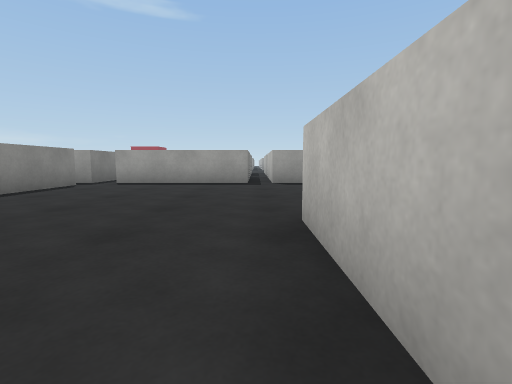
view 1 (above)

24 first-person views from a walk through a 3-D level made in the Unity game engine. The camera is 0.62 m above the floor, tilts 6° down and sees 85° across. The floor is counted in squares, 1 m on a side. Each view is taken from the middle of a square. On the plan, view 1 faces up. The plan holds only what a view shows up to about 9 squares ahead; the rest is blank. The place goes on beyond the plan. Surface patterns are stand-ins for the level's own textures.

view 2
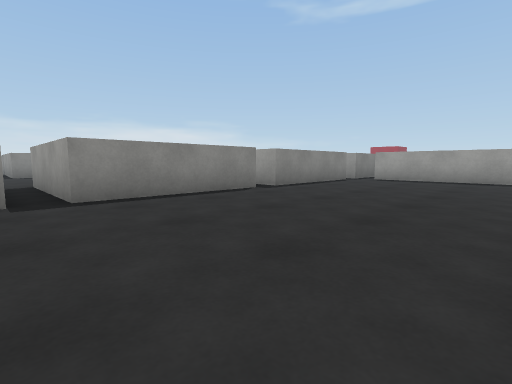

view 3
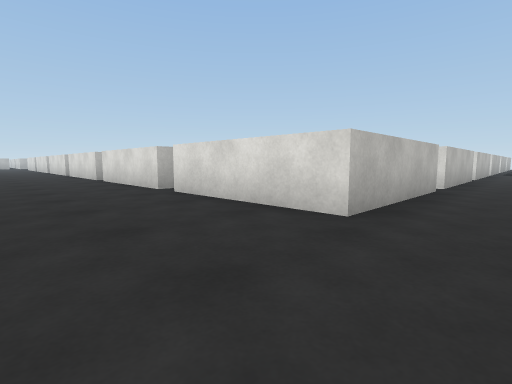

view 4
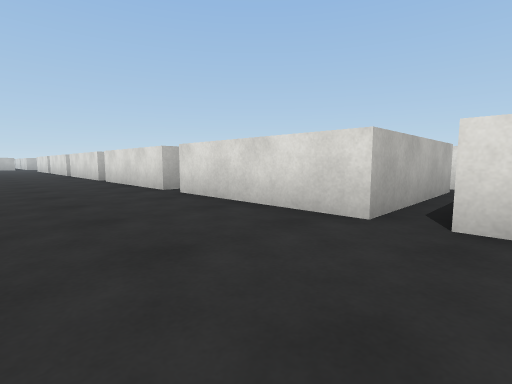

view 5
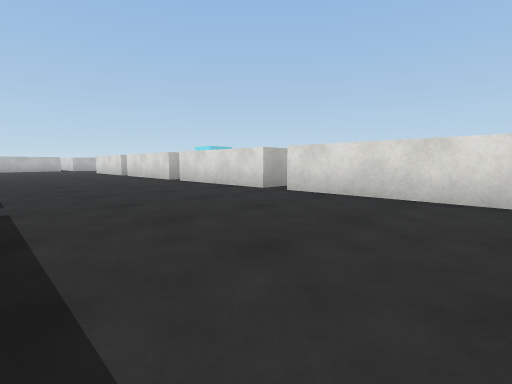

view 6
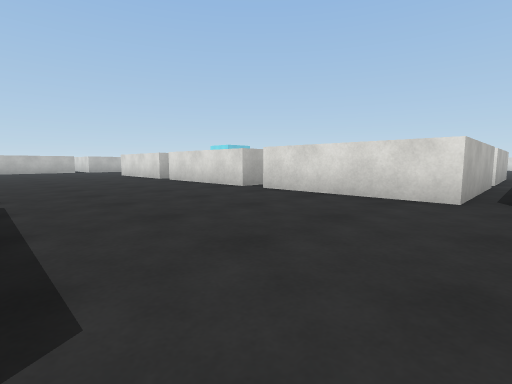

view 7
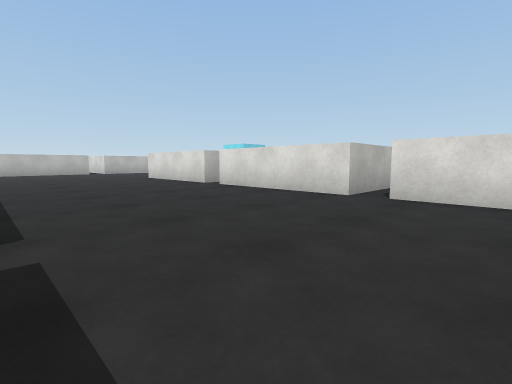

view 8
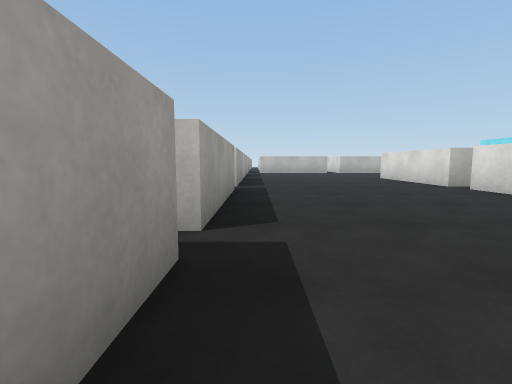

view 9
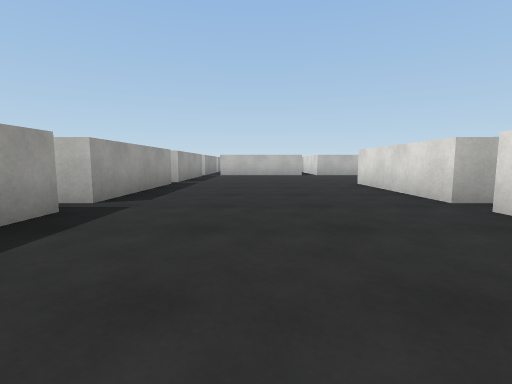

view 10
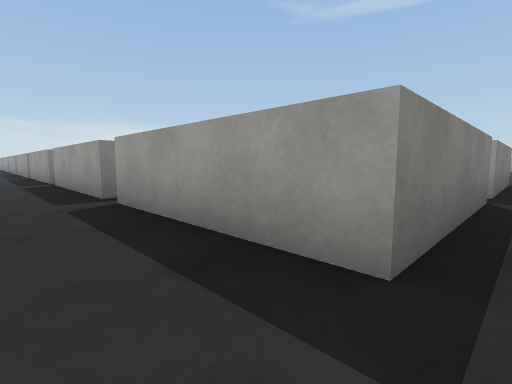

view 11
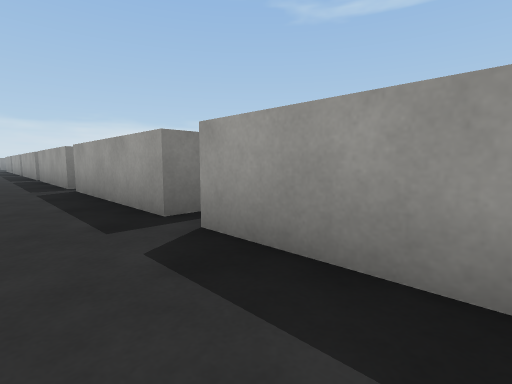

view 12
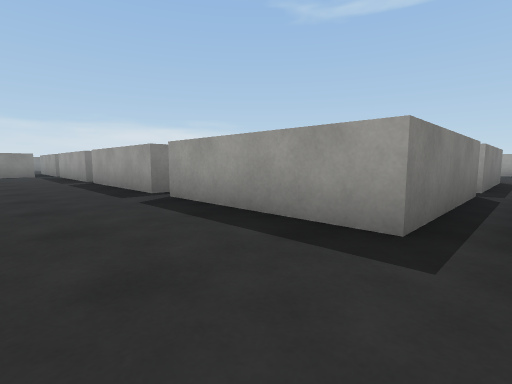

view 13
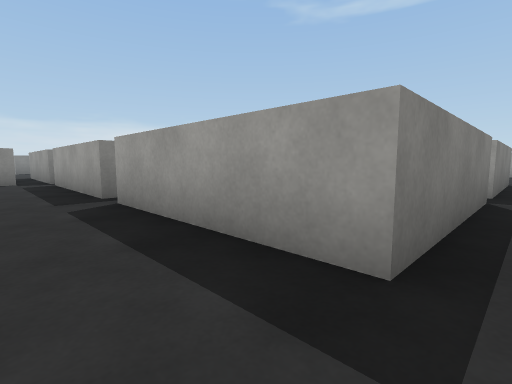

view 14
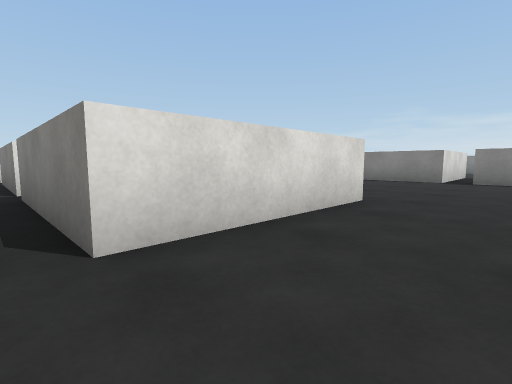

view 15
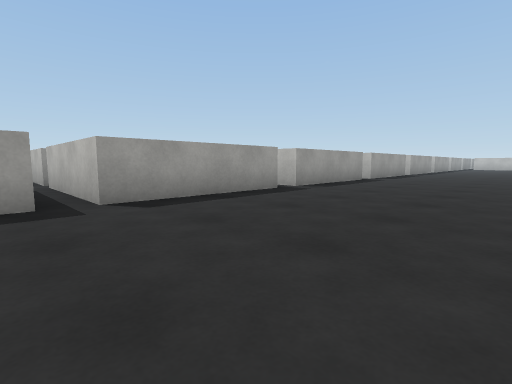

view 16
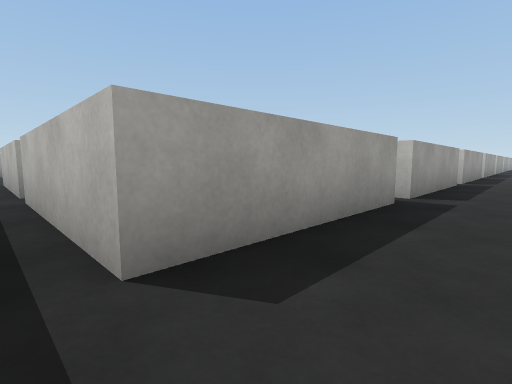

view 17
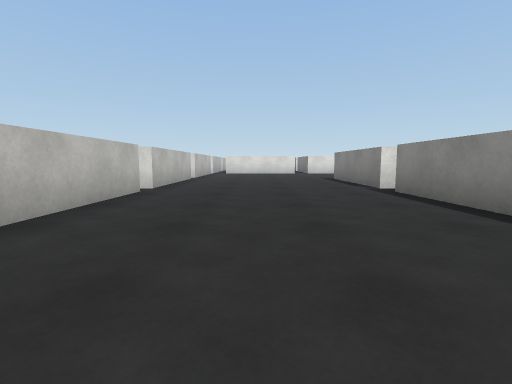

view 18
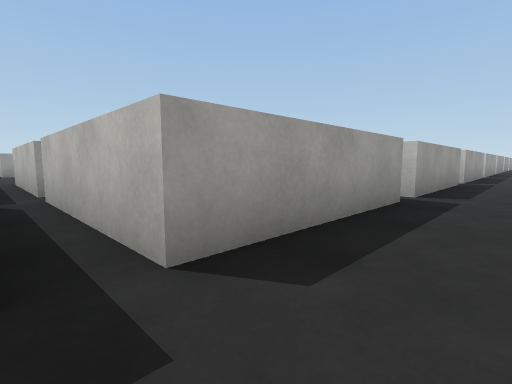

view 19
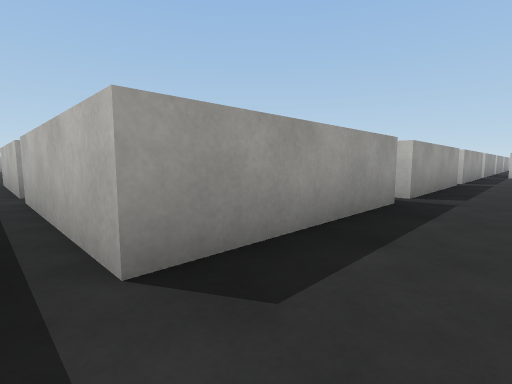

view 20
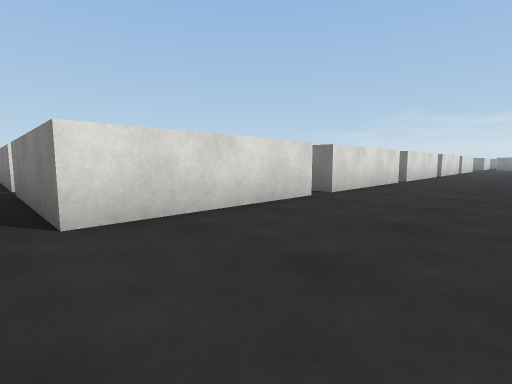

view 21
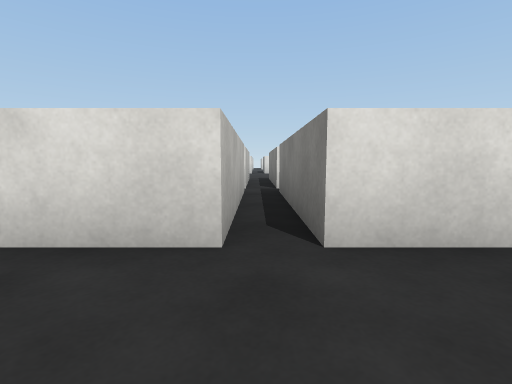

view 22
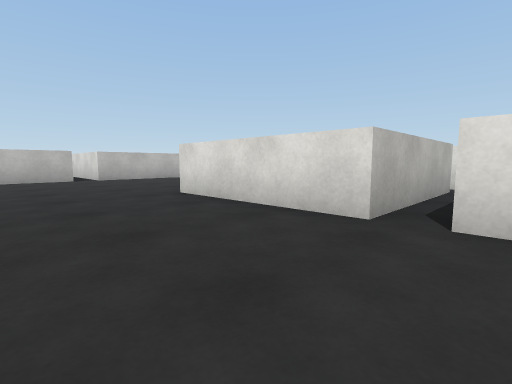

view 23
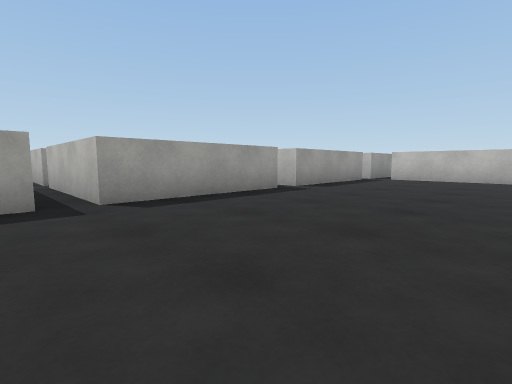

view 24
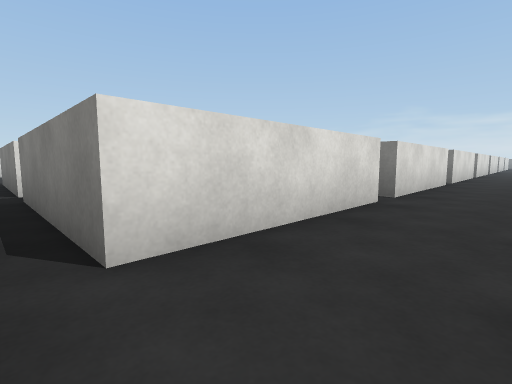

### Floor plan
Points are (right, up) in squares from view 1. A wall is a line through its corners. A room is listed if a view was taken in it or the views show most of it. See-through windows are left out.
Room 1 (views 1, 2, 3, 4, 5, 6, 7, 8, 9, 10, 11, 12, 13, 14, 15, 16, 17, 18, 19, 20, 21, 22, 23)
walls: (10, 3) (14, 3); (9.3, 8.5) (5.2, 8.5) (5.2, 12.5); (14.8, 3) (18.7, 3); (14, 8.5) (10, 8.5); (5.2, -1) (5.2, 3) (9.2, 3); (4.5, -1.8) (4.5, -3.5); (4.5, 12.5) (4.5, 8.5) (0.5, 8.5); (18.9, 8.5) (14.8, 8.5); (19.5, 3) (23.5, 3) (23.5, -1); (-0.2, 8.5) (-4.2, 8.5); (0.5, -1) (0.5, 3) (4.5, 3) (4.5, -1); (0.5, -3.5) (0.5, -1.8); (23.5, -1.8) (23.5, -3.5); (-5, 3) (-5, -1); (-5, 7.9) (-5, 3.8); (24.2, -1) (24.2, 3) (28.2, 3); (23.5, 12.5) (23.5, 8.5) (19.5, 8.5); (24.2, -3) (24.2, -2); (-5, -1.8) (-5, -3.5); (28.2, 8.5) (24.2, 8.5) (24.2, 12.5)
ways out: opening at (5, 12); opening at (24, 12)
Room 2 (view 24)
walls: (12.9, 17.3) (14, 17.3); (14.8, 17.3) (18.7, 17.3); (19.5, 17.3) (23.5, 17.3)
ways out: opening at (24, 17)

Positions as (right, up) in squares from view 1, and headings:
1: (0, 0), facing up
2: (0, -2), facing up-left
3: (-1, 6), facing down-right
4: (4, 6), facing down-right
5: (10, 8), facing down-right
6: (14, 8), facing down-right
7: (17, 8), facing down-right
8: (17, 8), facing right
9: (20, 6), facing right
10: (24, 7), facing up-left
11: (17, 7), facing up-left
12: (10, 6), facing up-left
13: (5, 7), facing up-left
14: (5, 5), facing down-left
15: (4, 4), facing up-right
16: (0, 7), facing up-right
17: (-2, 5), facing down
18: (14, 7), facing up-right
19: (19, 7), facing up-right
20: (24, 6), facing down-left
21: (24, 5), facing down
22: (23, 6), facing down-right
23: (23, 4), facing up-right
24: (24, 19), facing down-left
